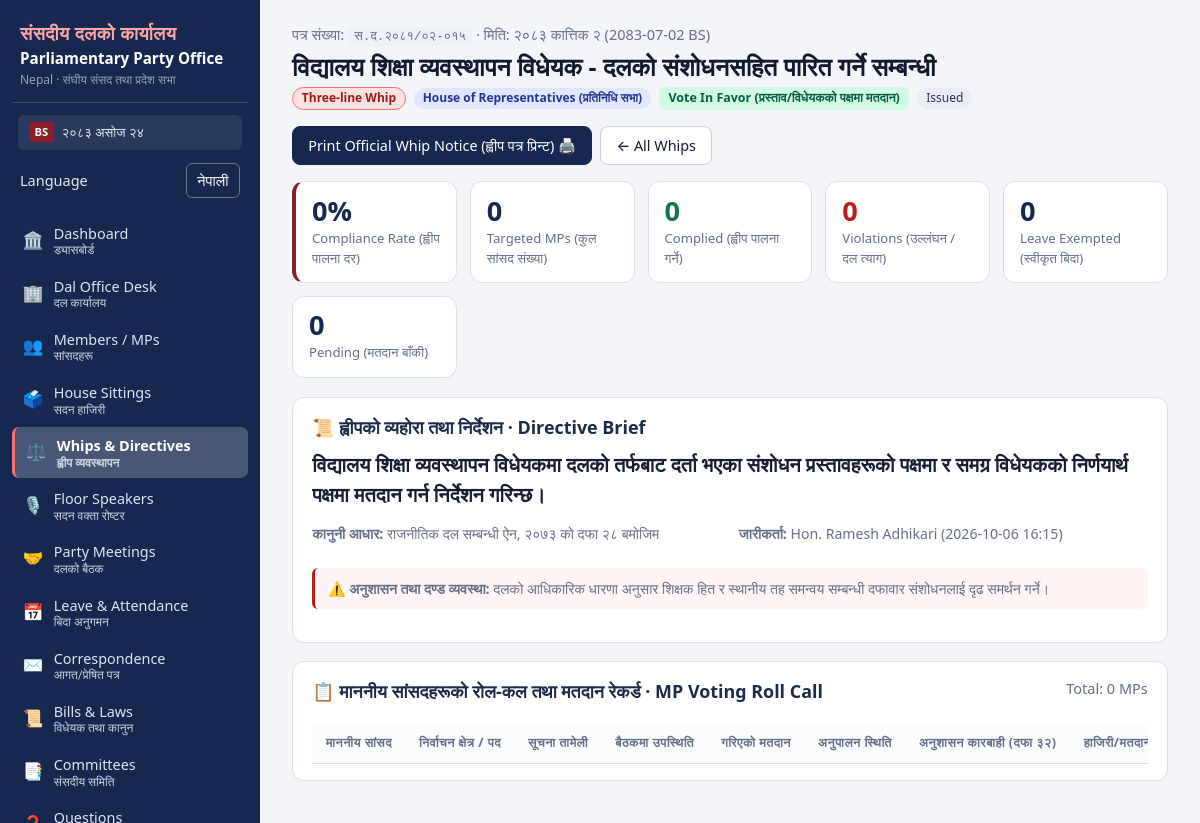
Page /whips/2 (signed in) on the committed database.
### tables this page shows
CREATE TABLE users(
  id INTEGER PRIMARY KEY, name TEXT NOT NULL, email TEXT NOT NULL UNIQUE,
  password_hash TEXT NOT NULL, role TEXT NOT NULL,
  language TEXT NOT NULL DEFAULT 'en',
  status TEXT NOT NULL DEFAULT 'active', created_at TEXT NOT NULL);

CREATE TABLE whips(
  id INTEGER PRIMARY KEY, ref_no TEXT NOT NULL, title TEXT NOT NULL,
  whip_type TEXT NOT NULL, house TEXT NOT NULL, directive TEXT NOT NULL,
  voting_date TEXT NOT NULL, voting_time TEXT, bill_id INTEGER REFERENCES bills(id),
  agenda TEXT NOT NULL, legal_basis TEXT DEFAULT 'राजनीतिक दल सम्बन्धी ऐन, २०७३ को दफा २८',
  status TEXT NOT NULL DEFAULT 'Issued', issued_by INTEGER REFERENCES users(id),
  issued_at TEXT NOT NULL, notes TEXT);

### app.py (the view)
@app.route("/whips/<int:wid>")
@login_required
def whip_view(wid):
    whip = q(
        "SELECT w.*, u.name issuer_name, b.title bill_title FROM whips w "
        "LEFT JOIN users u ON u.id=w.issued_by "
        "LEFT JOIN bills b ON b.id=w.bill_id WHERE w.id=?", (wid,), one=True
    )
    if not whip:
        abort(404)
    roll_call = q(
        "SELECT wm.*, p.name mp_name, p.name_ne, p.constituency, p.district, p.dal_role, p.contact "
        "FROM whip_members wm JOIN parliamentarians p ON p.id=wm.parliamentarian_id "
        "WHERE wm.whip_id=? ORDER BY CASE p.dal_role WHEN 'Parliamentary Party Leader' THEN 1 WHEN 'Deputy Leader' THEN 2 WHEN 'Chief Whip' THEN 3 WHEN 'Whip' THEN 4 ELSE 5 END, p.name",
        (wid,)
    )
    total_targeted = len(roll_call)
    complied_count = sum(1 for r in roll_call if r["compliance_status"] == "Complied")
    violated_count = sum(1 for r in roll_call if r["compliance_status"] == "Violated")
    exempted_count = sum(1 for r in roll_call if r["compliance_status"] == "Exempted")
    pending_count = sum(1 for r in roll_call if r["compliance_status"] == "Pending")
    cross_voted = sum(1 for r in roll_call if r["vote_cast"] == "Cross-voted")
    compliance_rate = round((complied_count / max(total_targeted - exempted_count, 1)) * 100)
    stats = dict(
        total=total_targeted,
        complied=complied_count,
        violated=violated_count,
        exempted=exempted_count,
        pending=pending_count,
        cross_voted=cross_voted,
        rate=compliance_rate
    )
    return render_template("whip.html", whip=whip, roll_call=roll_call, stats=stats)

### app.py (called while the page is built)
def today():
    return dt.date.today().isoformat()

def nepali_digits(val):
    if val is None:
        return ""
    return str(val).translate(NEP_DIGITS)

def db():
    if "db" not in g:
        g.db = sqlite3.connect(DB_PATH)
        g.db.row_factory = sqlite3.Row
        g.db.execute("PRAGMA foreign_keys=ON")
    return g.db

def q(sql, args=(), one=False):
    cur = db().execute(sql, args)
    return cur.fetchone() if one else cur.fetchall()

@app.before_request
def load_user():
    g.user = None
    uid = session.get("uid")
    if uid:
        u = q("SELECT * FROM users WHERE id=? AND status='active'", (uid,), one=True)
        if u:
            g.user = u
            session["language"] = u["language"] if "language" in u.keys() else "en"
        else:
            session.clear()
    if request.method == "POST":
        token = request.form.get("_csrf") or request.headers.get("X-CSRF-Token")
        if not token or token != session.get("csrf"):
            abort(400, "Invalid or missing CSRF token. Reload the page and try again.")

def csrf():
    if "csrf" not in session:
        session["csrf"] = secrets.token_hex(16)
    return session["csrf"]

def can(perm):
    return bool(g.user) and g.user["role"] in PERMS.get(perm, set())

def login_required(fn):
    @wraps(fn)
    def wrapper(*a, **kw):
        if not g.user:
            return redirect(url_for("login", next=request.full_path.rstrip("?")))
        return fn(*a, **kw)
    return wrapper

@app.template_filter("slug")
def slug(s):
    return (s or "").lower().replace(" ", "-").replace("/", "-").replace("&", "and")

@app.template_filter("fdt")
def fdt(s):
    return (s or "").replace("T", " ")[:16]

@app.template_filter("bs_date")
def filter_bs_date(s):
    return approx_ad_to_bs(s)

### templates/whip.html (shortened to what this page needs)
{% extends 'base.html' %}
{% block content %}
<div class="page-head">
  <div>
    <span class="muted">पत्र संख्या: <code>{{ whip.ref_no }}</code> · मिति: {{ whip.voting_date|bs_date }}</span>
    <h1>{{ whip.title }}</h1>
    <div class="row">
      <span class="badge badge-whip-{{ '3' if whip.whip_type=='Three-line' else ('2' if whip.whip_type=='Two-line' else '1') }}">
        {{ whip.whip_type }} Whip
      </span>
      <span class="badge badge-house">{{ HOUSE_LABELS.get(whip.house, whip.house) }}</span>
      <span class="directive-badge dir-{{ whip.directive|slug }}">
        {{ WHIP_DIRECTIVE_LABELS.get(whip.directive, whip.directive) }}
      </span>
      <span class="badge s-{{ whip.status|slug }}">{{ whip.status }}</span>
    </div>
  </div>
  <div class="row">
    <a class="btn primary" href="{{ url_for('whip_print', wid=whip.id) }}" target="_blank">
      Print Official Whip Notice (ह्वीप पत्र प्रिन्ट) 🖨️
    </a>
    <a class="btn" href="{{ url_for('whips_list') }}">← All Whips</a>
  </div>
</div>
<div class="stats stats-nepal">
  <div class="stat stat-primary">
    <b>{{ stats.rate }}%</b>
    <span>Compliance Rate (ह्वीप पालना दर)</span>
  </div>
  <div class="stat">
    <b>{{ stats.total }}</b>
    <span>Targeted MPs (कुल सांसद संख्या)</span>
  </div>
  <div class="stat">
    <b style="color: var(--ok);">{{ stats.complied }}</b>
    <span>Complied (ह्वीप पालना गर्ने)</span>
  </div>
  <div class="stat warn">
    <b style="color: var(--err);">{{ stats.violated }}</b>
    <span>Violations (उल्लंघन / दल त्याग)</span>
  </div>
  <div class="stat">
    <b>{{ stats.exempted }}</b>
    <span>Leave Exempted (स्वीकृत बिदा)</span>
  </div>
  <div class="stat">
    <b>{{ stats.pending }}</b>
    <span>Pending (मतदान बाँकी)</span>
  </div>
</div>
<div class="card">
  <h2>📜 ह्वीपको व्यहोरा तथा निर्देशन · Directive Brief</h2>
  <p class="big">{{ whip.agenda }}</p>
  <div class="grid2 muted" style="font-size: .88rem; margin-top: .6rem;">
    <div><strong>कानुनी आधार:</strong> {{ whip.legal_basis or 'राजनीतिक दल सम्बन्धी ऐन, २०७३ को दफा २८' }}</div>
    <div><strong>जारीकर्ता:</strong> {{ whip.issuer_name or 'Chief Whip Office' }} ({{ whip.issued_at|fdt }})</div>
    {% if whip.notes %}
    <div style="grid-column: 1 / -1; margin-top: .4rem; background: #fff5f5; padding: .6rem .8rem; border-radius: 6px; border-left: 3px solid var(--err);">
      <strong>⚠️ अनुशासन तथा दण्ड व्यवस्था:</strong> {{ whip.notes }}
    </div>
    {% endif %}
  </div>
</div>
<div class="card">
  <div class="page-head" style="margin-bottom: .6rem;">
    <h2>📋 माननीय सांसदहरूको रोल-कल तथा मतदान रेकर्ड · MP Voting Roll Call</h2>
    <span class="muted">Total: {{ roll_call|length }} MPs</span>
  </div>
  <div class="tablewrap">
    <table class="tbl">
      <thead>
        <tr>
          <th>माननीय सांसद</th>
          <th>निर्वाचन क्षेत्र / पद</th>
          <th>सूचना तामेली</th>
          <th>बैठकमा उपस्थिति</th>
          <th>गरिएको मतदान</th>
          <th>अनुपालन स्थिति</th>
          <th>अनुशासन कारबाही (दफा ३२)</th>
          {% if can('whip.record') %}<th>हाजिरी/मतदान प्रविष्टि</th>{% endif %}
        </tr>
      </thead>
    </table>
  </div>
</div>
{% endblock %}

### templates/base.html (shortened to what this page needs)
<!doctype html>
<html lang="{{ 'ne' if language == 'ne' else 'en' }}">
<head>
<link rel="stylesheet" href="{{ url_for('static', filename='style.css') }}">
</head>
<body>
{% if g.user %}
<aside class="sidebar">
  <div class="brand">
    <div class="brand-nep">संसदीय दलको कार्यालय</div>
    <div class="brand-main">Parliamentary Party Office</div>
    <div class="brand-sub">Nepal · संघीय संसद तथा प्रदेश सभा</div>
  </div>
  <div class="sidebar-date">
    <span class="cal-badge">BS</span> {{ bs_today.split(' (')[0] if bs_today else today }}
  </div>
  <form class="language-switch sidebar-language" method="post" action="{{ url_for('set_language', language='ne' if language != 'ne' else 'en') }}">
    <span>{{ 'Language' if language == 'en' else 'भाषा' }}</span>
    <button type="submit" lang="{{ 'en' if language == 'ne' else 'ne' }}">{{ 'नेपाली' if language == 'en' else 'English' }}</button>
  </form>
  <nav>
    <a href="{{ url_for('dashboard') }}" class="{{ 'on' if request.endpoint=='dashboard' }}">
      <span class="nav-icon">🏛️</span>
      <span class="nav-text">Dashboard <small class="nep">ड्यासबोर्ड</small></span>
    </a>
    <a href="{{ url_for('office_desk') }}" class="{{ 'on' if request.endpoint=='office_desk' }}">
      <span class="nav-icon">🏢</span>
      <span class="nav-text">Dal Office Desk <small class="nep">दल कार्यालय</small></span>
    </a>
    <a href="{{ url_for('members_list') }}" class="{{ 'on' if request.endpoint and request.endpoint.startswith('member') }}">
      <span class="nav-icon">👥</span>
      <span class="nav-text">Members / MPs <small class="nep">सांसदहरू</small></span>
    </a>
    <a href="{{ url_for('sittings_list') }}" class="{{ 'on' if request.endpoint and request.endpoint.startswith('sitting') }}">
      <span class="nav-icon">🗳️</span>
      <span class="nav-text">House Sittings <small class="nep">सदन हाजिरी</small></span>
    </a>
    <a href="{{ url_for('whips_list') }}" class="{{ 'on' if request.endpoint and request.endpoint.startswith('whip') }}">
      <span class="nav-icon">⚖️</span>
      <span class="nav-text">Whips & Directives <small class="nep">ह्वीप व्यवस्थापन</small></span>
    </a>
    <a href="{{ url_for('rosters_list') }}" class="{{ 'on' if request.endpoint and request.endpoint.startswith('roster') }}">
      <span class="nav-icon">🎙️</span>
      <span class="nav-text">Floor Speakers <small class="nep">सदन वक्ता रोष्टर</small></span>
    </a>
    <a href="{{ url_for('meetings_list') }}" class="{{ 'on' if request.endpoint and request.endpoint.startswith('meeting') }}">
      <span class="nav-icon">🤝</span>
      <span class="nav-text">Party Meetings <small class="nep">दलको बैठक</small></span>
    </a>
    <a href="{{ url_for('leaves_list') }}" class="{{ 'on' if request.endpoint and request.endpoint.startswith('leave') }}">
      <span class="nav-icon">📅</span>
      <span class="nav-text">Leave & Attendance <small class="nep">बिदा अनुगमन</small></span>
    </a>
    <a href="{{ url_for('letters_list') }}" class="{{ 'on' if request.endpoint and request.endpoint.startswith('letter') }}">
      <span class="nav-icon">✉️</span>
      <span class="nav-text">Correspondence <small class="nep">आगत/प्रेषित पत्र</small></span>
    </a>
    <a href="{{ url_for('bills_list') }}" class="{{ 'on' if request.endpoint and request.endpoint.startswith('bill') }}">
      <span class="nav-icon">📜</span>
      <span class="nav-text">Bills & Laws <small class="nep">विधेयक तथा कानुन</small></span>
    </a>
    <a href="{{ url_for('committees_list') }}" class="{{ 'on' if request.endpoint and request.endpoint.startswith('committee') }}">
      <span class="nav-icon">📑</span>
      <span class="nav-text">Committees <small class="nep">संसदीय समिति</small></span>
    </a>
    <a href="{{ url_for('questions_list') }}" class="{{ 'on' if request.endpoint and request.endpoint.startswith('question') }}">
      <span class="nav-icon">❓</span>
      <span class="nav-text">Questions <small class="nep">संसदीय प्रश्न</small></span>
    </a>
  </nav>
</aside>
{% endif %}
<main class="{{ 'main' if g.user else 'main-bare' }}">
  {% block content %}{% endblock %}
</main>
</body>
</html>

### rows in the picture
users: language "Language", language "नेपाली"
whips: ref_no "स.द.२०८१/०२-०१५", voting_date|bs_date "२०८३ कात्तिक २ (2083-07-02 BS)", title "विद्यालय शिक्षा व्यवस्थापन विधेयक - दलको संशोधनसहित पारित गर्ने सम्बन्धी", whip_type "Three-line", get "House of Representatives (प्रतिनिधि सभा)", get "Vote In Favor (प्रस्ताव/विधेयकको पक्षमा मतदान)", status "Issued", agenda "विद्यालय शिक्षा व्यवस्थापन विधेयकमा दलको तर्फबाट दर्ता भएका संशोधन प्रस्तावहरूको पक्षमा र समग्र विधेयकको निर्णयार्थ पक्षमा मतदान गर्न निर्देशन गरिन्छ।", legal_basis "राजनीतिक दल सम्बन्धी ऐन, २०७३ को दफा २८ बमोजिम", issued_at|fdt "2026-10-06 16:15", notes "दलको आधिकारिक धारणा अनुसार शिक्षक हित र स्थानीय तह समन्वय सम्बन्धी दफावार संशोधनलाई दृढ समर्थन गर्ने।"
users: name "Hon. Ramesh Adhikari"

### other values in the picture
{{ stats.rate }} "0"
{{ stats.total }} "0"
{{ stats.complied }} "0"
{{ stats.violated }} "0"
{{ stats.exempted }} "0"
{{ stats.pending }} "0"
{{ roll_call|length }} "0"
